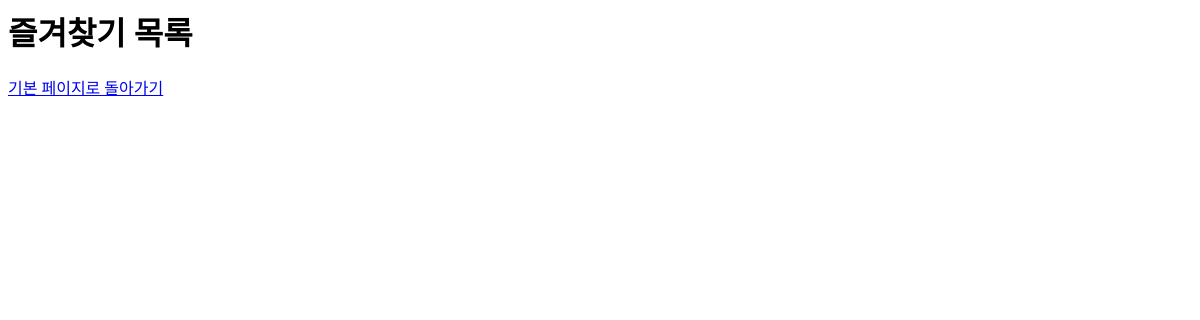
Page /favorites/ on the earlier database version.
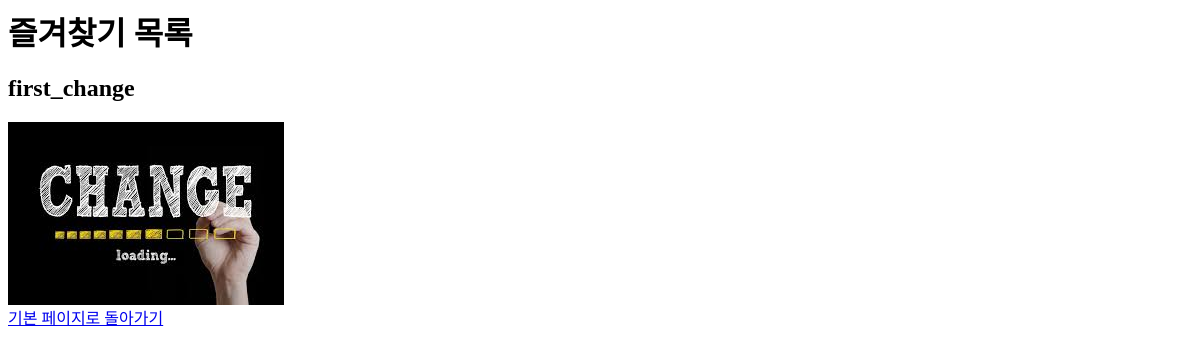
Same page on the later database version.
### blog/models.py (models this page shows, shortened)
class Post(models.Model):
    author = models.ForeignKey(settings.AUTH_USER_MODEL, on_delete=models.CASCADE)
    title = models.CharField(max_length=200)
    text = models.TextField()
    created_date = models.DateTimeField(default=timezone.now)
    published_date = models.DateTimeField(blank=True, null=True)
    image = models.ImageField(upload_to='blog_image/%Y/%m/%d/', default='blog_image/default_error.png')
    is_favorited = models.BooleanField(default=False)  # 즐겨찾기 필드 추가

### blog/views.py (the view)
# urls.py: path('favorites/', views.favorite_list, name='favorite_list'),  # 즐겨찾기 목록 페이지
def favorite_list(request):
    favorites = Post.objects.filter(is_favorited=True)
    return render(request, 'blog/favorite_list.html', {'favorites': favorites})

### blog/templates/blog/favorite_list.html
<h1>즐겨찾기 목록</h1>
{% for post in favorites %}
    <div>
        <h2>{{ post.title }}</h2>
        <img src="{{ post.image.url }}" alt="{{ post.title }}">
    </div>
{% endfor %}
<a href="{% url 'post_list' %}">기본 페이지로 돌아가기</a>

Differences in the rows shown:
now on this page (row edited): Post: title "first_change", image (picture)
